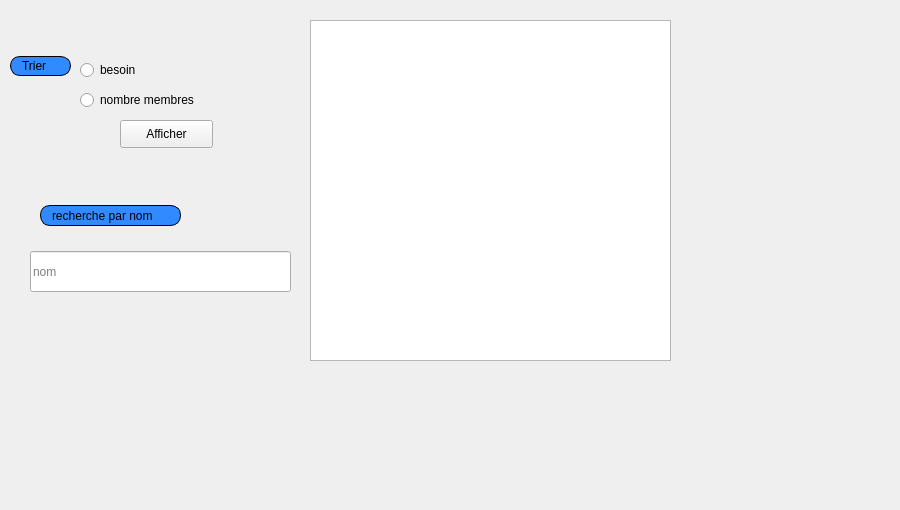
     <widget class="QWidget" name="tab_8">
      <attribute name="title">
       <string>Afficher</string>
      </attribute>
      <widget class="QTableView" name="table_famille">
       <property name="geometry">
        <rect>
         <x>310</x>
         <y>20</y>
         <width>361</width>
         <height>341</height>
        </rect>
       </property>
      </widget>
      <widget class="QLabel" name="label_26">
       <property name="geometry">
        <rect>
         <x>-90</x>
         <y>-20</y>
         <width>891</width>
         <height>501</height>
        </rect>
       </property>
       <property name="text">
        <string/>
       </property>
       <property name="pixmap">
        <pixmap resource="ressources.qrc">:/images/img/imf.jpg</pixmap>
       </property>
      </widget>
      <widget class="QPushButton" name="afficher_tri_famille">
       <property name="geometry">
        <rect>
         <x>120</x>
         <y>120</y>
         <width>93</width>
         <height>28</height>
        </rect>
       </property>
       <property name="styleSheet">
        <string notr="true">#afficher_tri_famille{
font: bold, &quot;Arial&quot;;;     background-color: qlineargradient(x1: 0, y1: 0, x2: 0, y2: 1,
                                       stop: 0 #dadbde, stop: 1 #f6f7fa);
}
#afficher_tri_famille:pressed {
font: bold, &quot;Arial&quot;;;     background-color: qlineargradient(x1: 0, y1: 0, x2: 0, y2: 1,
                                       stop: 0 #dadbde, stop: 1 #fff07b);}
</string>
       </property>
       <property name="text">
        <string>Afficher</string>
       </property>
       <property name="icon">
        <iconset resource="ressources.qrc">
         <normaloff>:/images/img/A.png</normaloff>:/images/img/A.png</iconset>
       </property>
      </widget>
      <widget class="QLabel" name="label_14">
       <property name="geometry">
        <rect>
         <x>10</x>
         <y>56</y>
         <width>61</width>
         <height>20</height>
        </rect>
       </property>
       <property name="styleSheet">
        <string notr="true">border: 1px solid black;
border-radius: 10px;
padding: 0 8px;
background: #318aff;
font: bold, &quot;Arial&quot;;;
text-align:center;</string>
       </property>
       <property name="text">
        <string>Trier</string>
       </property>
      </widget>
      <widget class="QRadioButton" name="besoin_trie_famille">
       <property name="geometry">
        <rect>
         <x>80</x>
         <y>60</y>
         <width>97</width>
         <height>20</height>
        </rect>
       </property>
       <property name="text">
        <string>besoin</string>
       </property>
      </widget>
      <widget class="QRadioButton" name="nbr_trie_famille">
       <property name="geometry">
        <rect>
         <x>80</x>
         <y>90</y>
         <width>131</width>
         <height>20</height>
        </rect>
       </property>
       <property name="text">
        <string>nombre membres</string>
       </property>
      </widget>
      <widget class="QLabel" name="label_39">
       <property name="geometry">
        <rect>
         <x>40</x>
         <y>205</y>
         <width>141</width>
         <height>21</height>
        </rect>
       </property>
       <property name="styleSheet">
        <string notr="true">border: 1px solid black;
border-radius: 10px;
padding: 0 8px;
background: #318aff;
font: bold, &quot;Arial&quot;;;
text-align:center;</string>
       </property>
       <property name="text">
        <string>recherche par nom</string>
       </property>
      </widget>
      <widget class="QLineEdit" name="recherche_dynamique_famille">
       <property name="geometry">
        <rect>
         <x>30</x>
         <y>251</y>
         <width>261</width>
         <height>41</height>
        </rect>
       </property>
       <property name="placeholderText">
        <string>nom</string>
       </property>
      </widget>
      <zorder>label_26</zorder>
      <zorder>table_famille</zorder>
      <zorder>afficher_tri_famille</zorder>
      <zorder>label_14</zorder>
      <zorder>besoin_trie_famille</zorder>
      <zorder>nbr_trie_famille</zorder>
      <zorder>label_39</zorder>
      <zorder>recherche_dynamique_famille</zorder>
     </widget>
